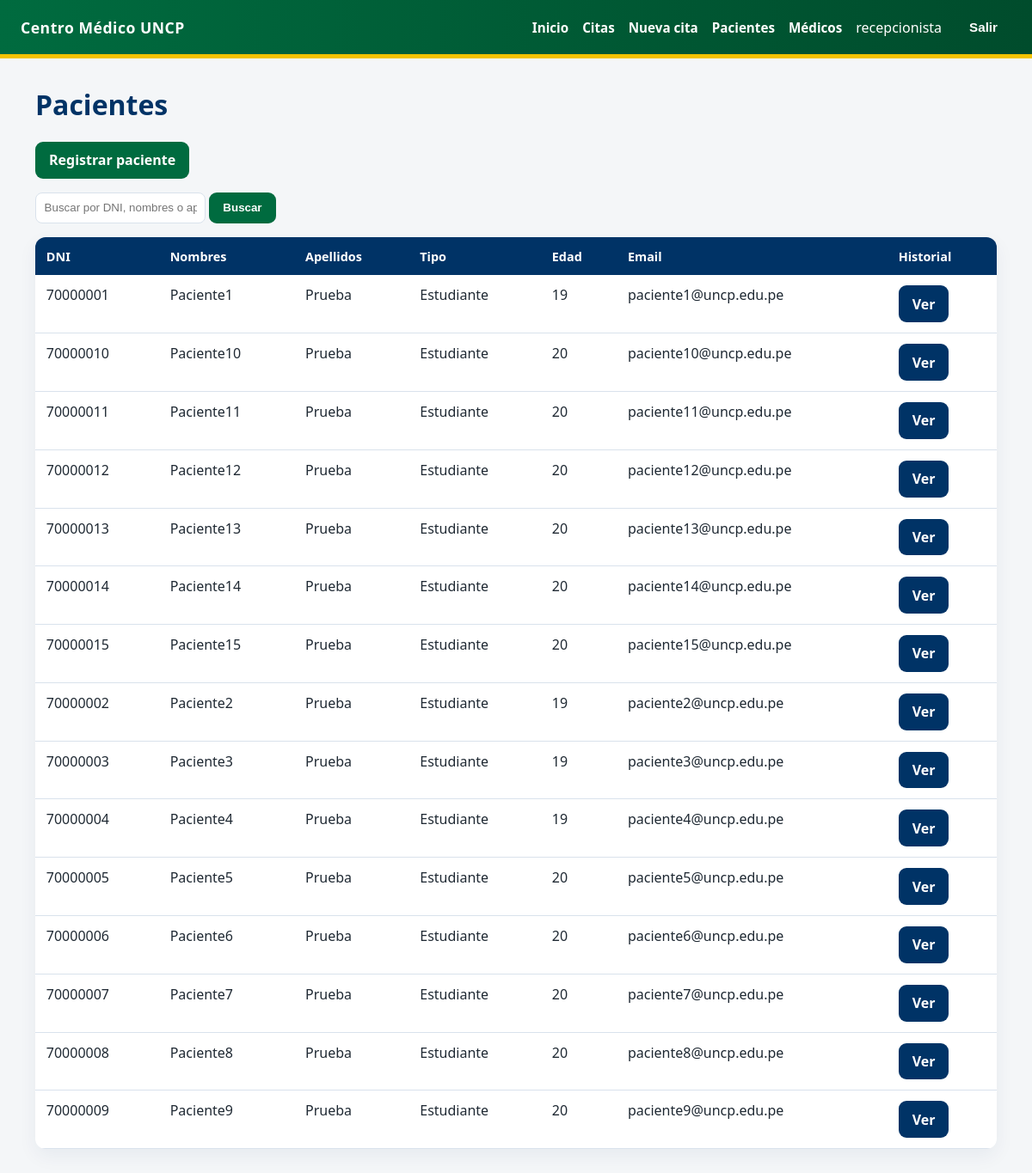
Page /pacientes/ (signed in) on the committed database.
### clinica/models.py (models this page shows, shortened)
class Paciente(models.Model):
    TIPO_CHOICES = [
        ("estudiante", "Estudiante"),
        ("docente", "Docente"),
    ]
    usuario = models.OneToOneField(
        User, on_delete=models.SET_NULL, null=True, blank=True, related_name="paciente"
    )
    dni = models.CharField(max_length=8, unique=True)
    nombres = models.CharField(max_length=100)
    apellidos = models.CharField(max_length=100)
    fecha_nacimiento = models.DateField()
    tipo = models.CharField(max_length=20, choices=TIPO_CHOICES)
    codigo_uncp = models.CharField(max_length=20, blank=True)
    email = models.EmailField()
    alergias = models.TextField(blank=True)
    class Meta:
        ordering = ["apellidos", "nombres"]
    @property
    def edad(self):
        hoy = date.today()
        return hoy.year - self.fecha_nacimiento.year - (
            (hoy.month, hoy.day) < (self.fecha_nacimiento.month, self.fecha_nacimiento.day)
        )

### clinica/views.py (the view)
# urls.py: path("pacientes/", PacienteListView.as_view(), name="paciente_list"),
class PacienteListView(StaffClinicaMixin, ListView):
    model = Paciente
    template_name = "clinica/paciente_list.html"
    context_object_name = "pacientes"
    def get_queryset(self):
        qs = Paciente.objects.all()
        q = self.request.GET.get("q")
        if q:
            qs = qs.filter(dni__icontains=q) | qs.filter(nombres__icontains=q) | qs.filter(
                apellidos__icontains=q
            )
        return qs

### clinica/views.py (called while the page is built)
    def test_func(self):
        u = self.request.user
        return (
            u.is_superuser
            or u.groups.filter(name__in=["Admins", "Recepcionistas"]).exists()
        )

### clinica/templates/clinica/paciente_list.html
{% extends "clinica/base.html" %}
{% block content %}
<h1>Pacientes</h1>
<p>
    <a class="btn" href="{% url 'clinica:paciente_create' %}">Registrar paciente</a>
</p>
<form method="get" style="margin-bottom:1rem">
    <input type="text" name="q" placeholder="Buscar por DNI, nombres o apellidos"
           value="{{ request.GET.q }}" style="padding:0.6rem;border:1px solid #D9E2EC;border-radius:8px">
    <button type="submit">Buscar</button>
</form>
<table>
    <thead>
        <tr>
            <th>DNI</th>
            <th>Nombres</th>
            <th>Apellidos</th>
            <th>Tipo</th>
            <th>Edad</th>
            <th>Email</th>
            <th>Historial</th>
        </tr>
    </thead>
    <tbody>
        {% for paciente in pacientes %}
        <tr>
            <td>{{ paciente.dni }}</td>
            <td>{{ paciente.nombres }}</td>
            <td>{{ paciente.apellidos }}</td>
            <td>{{ paciente.get_tipo_display }}</td>
            <td>{{ paciente.edad }}</td>
            <td>{{ paciente.email }}</td>
            <td>
                <a class="btn btn-secondary" href="{% url 'clinica:historial' paciente.pk %}">Ver</a>
            </td>
        </tr>
        {% empty %}
        <tr><td colspan="7">No hay pacientes registrados.</td></tr>
        {% endfor %}
    </tbody>
</table>
{% endblock %}

### clinica/templates/clinica/base.html (shortened to what this page needs)
{% load static %}
<!doctype html>
<html lang="es">
<head>
    <link rel="stylesheet" href="{% static 'clinica/css/estilos.css' %}">
</head>
<body>
    <header class="topbar">
        <div class="brand">Centro Médico UNCP</div>
        <nav class="nav">
            {% if user.is_authenticated %}
                <a href="{% url 'clinica:dashboard' %}">Inicio</a>
                <a href="{% url 'clinica:cita_list' %}">Citas</a>
                {% if perms.clinica.agendar_cita %}
                    <a href="{% url 'clinica:cita_create' %}">Nueva cita</a>
                {% endif %}
                <a href="{% url 'clinica:paciente_list' %}">Pacientes</a>
                <a href="{% url 'clinica:medico_list' %}">Médicos</a>
                <span>{{ user.username }}</span>
                <form method="post" action="{% url 'logout' %}" style="display:inline">
                    <button type="submit" class="link">Salir</button>
                </form>
            {% else %}
                <a href="{% url 'login' %}">Ingresar</a>
            {% endif %}
        </nav>
    </header>
    <main class="container">
        {% block content %}{% endblock %}
    </main>
</body>
</html>

### clinica/static/clinica/css/estilos.css (style rules this page uses)
:root { --uncp-verde: #006B3F; --uncp-verde-oscuro: #004C2C; --uncp-amarillo: #F2C200; --uncp-azul: #003366; --uncp-gris: #F4F6F8; --texto: #1F2933; --borde: #D9E2EC; --peligro: #B42318; --exito: #067647; }
* { box-sizing: border-box; }
body { margin: 0; font-family: "Segoe UI", Arial, sans-serif; background: var(--uncp-gris); color: var(--texto); }
.topbar { background: linear-gradient(90deg, var(--uncp-verde), var(--uncp-verde-oscuro)); color: white; padding: 0.8rem 1.5rem; display: flex; align-items: center; justify-content: space-between; flex-wrap: wrap; border-bottom: 5px solid var(--uncp-amarillo); }
.brand { font-weight: 800; letter-spacing: 0.5px; font-size: 1.1rem; }
.nav { display: flex; gap: 1rem; align-items: center; flex-wrap: wrap; }
.nav a, .nav button.link { color: white; text-decoration: none; font-weight: 600; background: none; border: none; cursor: pointer; font-size: 0.95rem; }
.container { max-width: 1150px; margin: 2rem auto; padding: 0 1rem; }
h1, h2, h3 { color: var(--uncp-azul); margin-top: 0; }
.btn, button { display: inline-block; background: var(--uncp-verde); color: white; border: none; border-radius: 9px; padding: 0.65rem 1rem; font-weight: 700; text-decoration: none; cursor: pointer; }
.btn-secondary { background: var(--uncp-azul); }
table { width: 100%; border-collapse: collapse; background: white; border-radius: 12px; overflow: hidden; box-shadow: 0 8px 22px rgba(0, 51, 102, 0.06); }
th { background: var(--uncp-azul); color: white; text-align: left; padding: 0.8rem; font-size: 0.9rem; }
td { padding: 0.75rem 0.8rem; border-bottom: 1px solid var(--borde); vertical-align: top; }

### rows in the picture
Paciente: dni "70000001", nombres "Paciente1", apellidos "Prueba", tipo "Estudiante", edad "19", email "paciente1@uncp.edu.pe"
Paciente: dni "70000010", nombres "Paciente10", apellidos "Prueba", tipo "Estudiante", edad "20", email "paciente10@uncp.edu.pe"
Paciente: dni "70000011", nombres "Paciente11", apellidos "Prueba", tipo "Estudiante", edad "20", email "paciente11@uncp.edu.pe"
Paciente: dni "70000012", nombres "Paciente12", apellidos "Prueba", tipo "Estudiante", edad "20", email "paciente12@uncp.edu.pe"
Paciente: dni "70000013", nombres "Paciente13", apellidos "Prueba", tipo "Estudiante", edad "20", email "paciente13@uncp.edu.pe"
Paciente: dni "70000014", nombres "Paciente14", apellidos "Prueba", tipo "Estudiante", edad "20", email "paciente14@uncp.edu.pe"
Paciente: dni "70000015", nombres "Paciente15", apellidos "Prueba", tipo "Estudiante", edad "20", email "paciente15@uncp.edu.pe"
Paciente: dni "70000002", nombres "Paciente2", apellidos "Prueba", tipo "Estudiante", edad "19", email "paciente2@uncp.edu.pe"
Paciente: dni "70000003", nombres "Paciente3", apellidos "Prueba", tipo "Estudiante", edad "19", email "paciente3@uncp.edu.pe"
Paciente: dni "70000004", nombres "Paciente4", apellidos "Prueba", tipo "Estudiante", edad "19", email "paciente4@uncp.edu.pe"
Paciente: dni "70000005", nombres "Paciente5", apellidos "Prueba", tipo "Estudiante", edad "20", email "paciente5@uncp.edu.pe"
Paciente: dni "70000006", nombres "Paciente6", apellidos "Prueba", tipo "Estudiante", edad "20", email "paciente6@uncp.edu.pe"
Paciente: dni "70000007", nombres "Paciente7", apellidos "Prueba", tipo "Estudiante", edad "20", email "paciente7@uncp.edu.pe"
Paciente: dni "70000008", nombres "Paciente8", apellidos "Prueba", tipo "Estudiante", edad "20", email "paciente8@uncp.edu.pe"
Paciente: dni "70000009", nombres "Paciente9", apellidos "Prueba", tipo "Estudiante", edad "20", email "paciente9@uncp.edu.pe"

### other values in the picture
{{ user.username }} "recepcionista"
